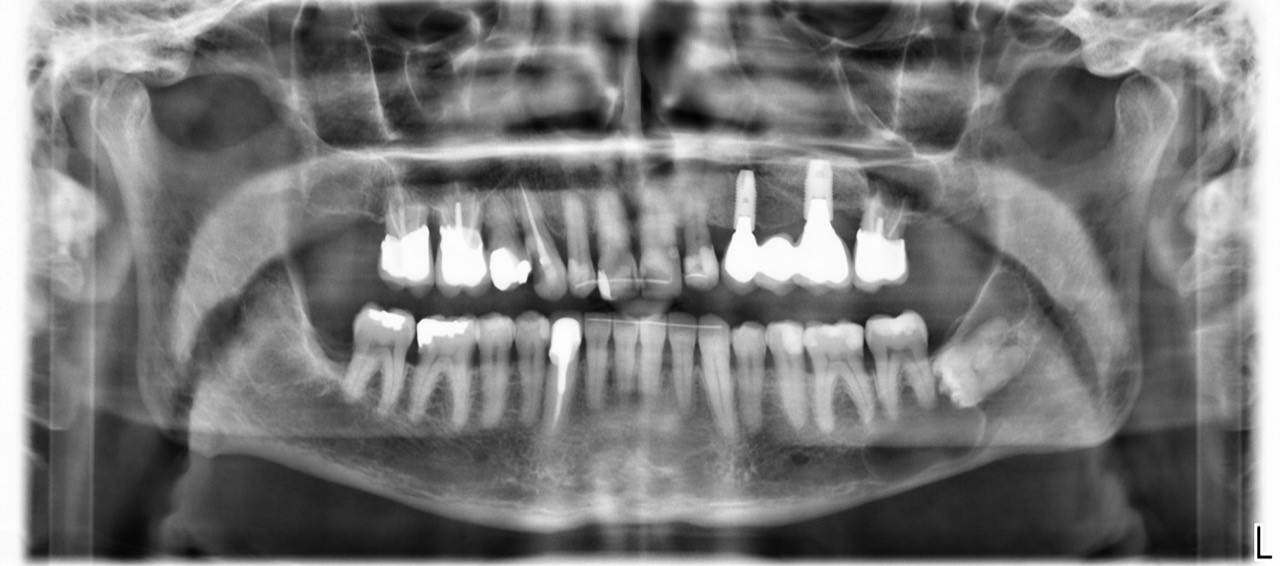
#> input picture test.jpg, 1280 x 566 px
$ python process.py --image test.jpg
#> lines starting #> are read from the running program, lines starting #| are printed output that depends on the picture
import cv2
import argparse

try:
    from PIL import Image
except ImportError:
    import Image

#For Making Layer
def convertImage():
    img = Image.open("test.jpg")
#> img is the input picture: PIL image 1280x566 RGB; min 0, max 255, mean 120.7
    img = img.convert("RGBA")
#> img: PIL image 1280x566 RGBA

    datas = img.getdata()

    newData = []

    for items in datas:
        #if items[0] == 255 and items[1] == 255 and items[2] == 255:
        newData.append((0, 0, 0, 0))
#> this loop made 724480 passes
#> items on passes 1 to 3: (253, 253, 253, 255), (253, 253, 253, 255), (253, 253, 253, 255)
#> after the loop, newData = 724480 items
        #else:
            #newData.append(items)

    img.putdata(newData)
#> img: PIL image 1280x566 RGBA; every value is 0
    img.save("layer.png", "PNG")

# now let's initialize the list of reference point
ref_point = []
drawing = False
mode = True

def shape_selection(event, x, y, flags, param):
    # grab references to the global variables
    global ref_point

    # if the left mouse button was clicked, record the starting
    # (x, y) coordinates and indicate that cropping is being performed
    if event == cv2.EVENT_LBUTTONDOWN:
        drawing = True
        ref_point = [(x, y)]

    # check to see if the left mouse button was released
    elif event == cv2.EVENT_LBUTTONUP:
        drawing = False
        # record the ending (x, y) coordinates and indicate that
        # the cropping operation is finished
        ref_point.append((x, y))
        if mode == True:
            # draw a rectangle around the region of interest
            v = cv2.rectangle(image, ref_point[0], ref_point[1], (0, 255, 0), 1)
            cv2.imshow("image", image)

        else:
                cv2.circle(image,(x,y),5,(0,0,255),-1)
                points.append((x,y))
                if len(points)>=2:
                    cv2.line(image,points[-1],points[-2],(0,255,255))

    elif event == cv2.EVENT_RBUTTONDOWN:
        points.clear()


convertImage()

background = Image.open("layer.png")
overlay = Image.open("test.jpg")

background = background.convert("RGBA")
overlay = overlay.convert("RGBA")

new_img = Image.blend(background, overlay, 0.7)
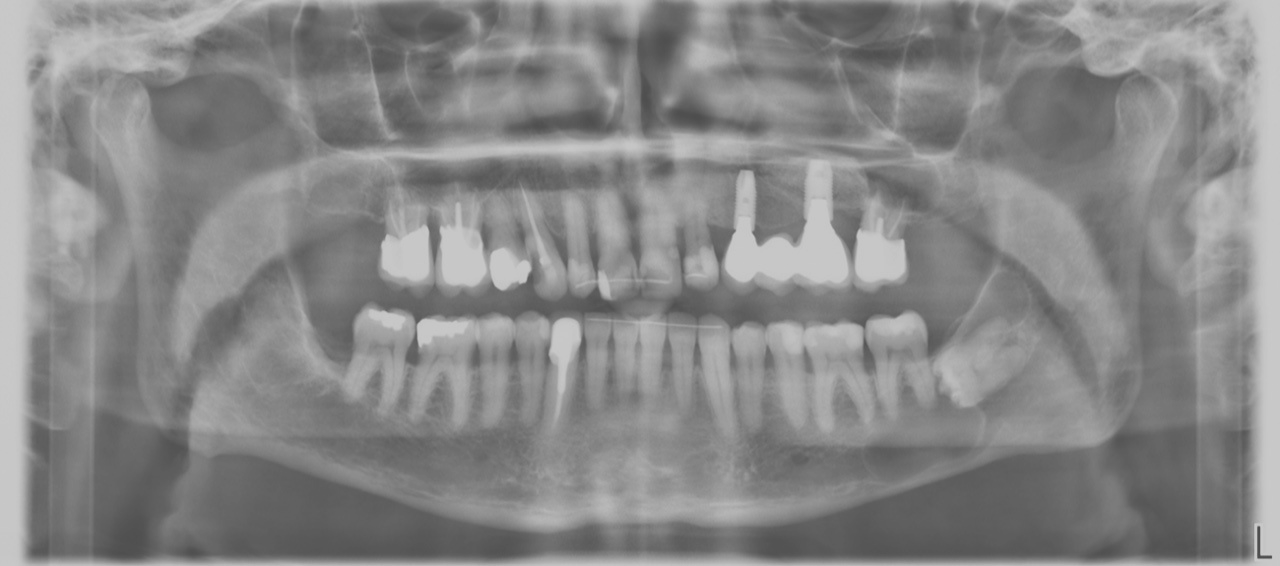
#> new_img: PIL image 1280x566 RGBA; mean R, G, B, A 84, 84, 84, 178; transparent parts drawn white
new_img.save("result.png","PNG")

# construct the argument parser and parse the arguments
ap = argparse.ArgumentParser()
ap.add_argument("-i", "--image", required=True, help="Path to the image")
args = vars(ap.parse_args())


# load the image, clone it, and setup the mouse callback function
points = []
image = cv2.imread(args["image"])
clone = image.copy()
cv2.namedWindow("image")
cv2.setMouseCallback("image", shape_selection)

# [6 lines of commented-out code are left out]
while True:
    # display the image and wait for a keypress
    cv2.imshow("image", image)
    key = cv2.waitKey(1) & 0xFF
#> (key Esc is pressed here)

    if key == ord('m'):
        mode = not mode

    # press 'r' to reset the window
    elif key == ord("r"):
        image = clone.copy()

    # if the 'c' key is pressed, break from the loop
    elif key == ord("c"):
        break

cv2.imwrite("finalresult.png",image)

# close all open windows
cv2.destroyAllWindows()
